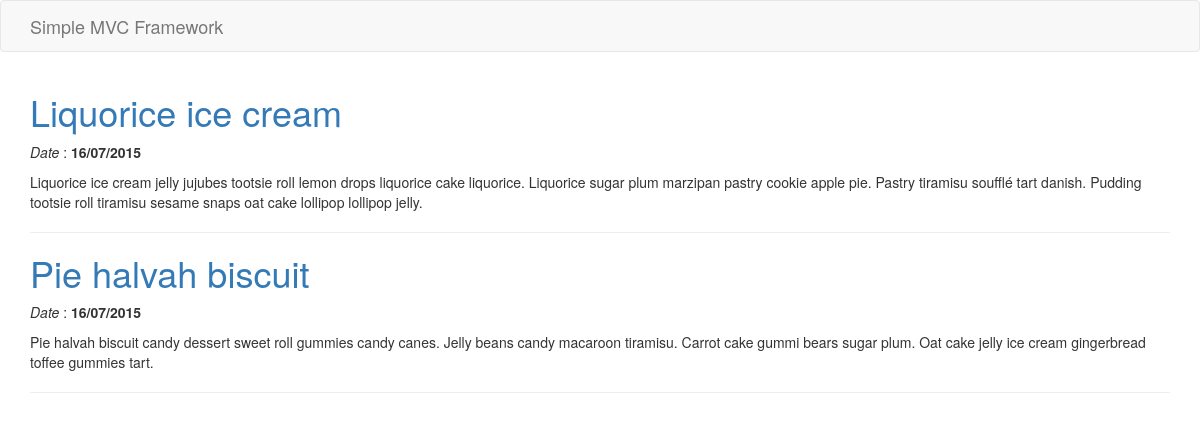
The page / on the database its author committed.
### tables this page shows
CREATE TABLE IF NOT EXISTS `articles` (
  `id` int(11) NOT NULL AUTO_INCREMENT,
  `titre` varchar(255) NOT NULL,
  `contenu` text NOT NULL,
  `date_creation` datetime NOT NULL,
  `tag` text NOT NULL,
  PRIMARY KEY (`id`)
);

### Controller/IndexController.php (called while the page is built)
<?php
require_once 'Framework/controller.php';
require_once 'Model/article.php';
class indexController extends Controller {
    private $article;
    public function __construct() {
        $this->article = new Article();
    }
    public function index() {
        $articles = $this->article->getArticles();
        $this->genererVue(array('articles'=>$articles));
    }
}

### Model/article.php (called while the page is built, shortened)
<?php
require_once 'framework/model.php';
class Article extends Model {
    public function getArticles() {
        $sql = 'SELECT *,date_format(date_creation,\'%d/%m/%Y\') as date FROM articles';
        $articles = $this->executeRequest($sql);
        return $articles;
    }
}

### Framework/configuration.php (called while the page is built)
<?php
class Configuration {
	private static $parametres;
	public static function get($key, $defaultValue = null) {
		if (isset(self::getParametres()[$key])) {
  			$value = self::getParametres()[$key];
		}
		else {
	  		$value = $defaultValue;
		}
		return $value;
	}
	private static function getParametres() {
		if (self::$parametres == null) {
	  		$fname = "Config/prod.ini";
	  		if (!file_exists($fname)) {
		    	$fname = "Config/dev.ini";
		  	}
		  	if (!file_exists($fname)) {
		    	throw new Exception("Aucun fichier de configuration trouvé");
		  	}
	 	 	else {
				self::$parametres = parse_ini_file($fname);
		  	}
		}
		return self::$parametres;
	}
}

### Framework/model.php (called while the page is built)
<?php
require_once 'configuration.php';
abstract class Model {
    private static $db;
    protected function executeRequest($sql, $params = null) {
        if ($params == null) {
            $resultat = $this->getBd()->query($sql);
        }
        else {
            $resultat = $this->getBd()->prepare($sql);
            $resultat->execute($params);
        }
        return $resultat;
    }
    private static function getBd() {
        if (self::$db == null) {
            $connection = Configuration::get("connection");
            $login = Configuration::get("login");
            $password = Configuration::get("password");
            self::$db = new PDO($connection,$login,$password,array(PDO::ATTR_ERRMODE => PDO::ERRMODE_EXCEPTION));
        }
        return self::$db;
    }
}

### Framework/router.php (called while the page is built, shortened)
<?php
require_once 'view.php';
class Router {
    private $defaultController = 'index';
    private $defaultAction = 'index';
    public function routeRequest() {
        try {
            $request = new Request(array_merge($_GET, $_POST));
            $controller = $this->createController($request);
            $action = $this->createAction($request);
            $controller->executeAction($action);
        }
        catch (Exception $e) {
            $this->manageError($e);
        }
    }
    private function createController(Request $request) {
        $controller = $this->defaultController;
        $controllerClass = $controller . "Controller";
        $controllerFile = "Controller/" . $controllerClass . ".php";
        if (file_exists($controllerFile)) {
            $controller = new $controllerClass();
            $controller->setRequest($request);
            return $controller;
        }
        else
          throw new Exception("Fichier '$controllerFile' introuvable");
    }
    private function createAction(Request $request) {
        $action = $this->defaultAction;
        return $action;
    }
}

### index.php (called while the page is built)
<?php
require 'Framework/router.php';
$router = new Router();
$router->routeRequest();

### View/index/index.php (the view, shortened to what this page needs)
<?php foreach ($articles as $article):
    ?>
    <article>
        <header>
            <a href="<?= "article/" . $this->clean($article['id']) ?>">
                <h1 class="titreBillet"><?= $this->clean($article['titre']) ?></h1>
            </a>
            <p><em>Date</em> : <b><?= $article['date'] ?></b></p>
        </header>
        <p><?= $this->clean($article['contenu']) ?></p>
    </article>
    <hr />
<?php endforeach; ?>

### View/template.php (shortened to what this page needs)
<!doctype html>
<html lang="fr">
    <head>
        <link rel="stylesheet" href="content/css/bootstrap.min.css" />
    </head>
    <body>
        <header>
        <nav class="navbar navbar-default">
            <div class="container">
                <a class="navbar-brand" href="#">Simple MVC Framework</a>
            </div>
        </nav>
        </header>
        <section id="content">
            <div class="container">
                <div class="content">
                    <?= $content ?>
                </div>
            </div>
        </section>
    </body>
</html>

### Framework/controller.php (shortened to what this page needs)
<?php
require_once 'view.php';
abstract class Controller {
	private $action;
	public function executeAction($action) {
		if (method_exists($this, $action)) {
		  $this->action = $action;
		  $this->{$this->action}();
		}
		else {
		  $controllerClass = get_class($this);
		  throw new Exception("Action '$action' non définie dans la classe $controllerClass");
		}
	}
	protected function genererVue($viewData = array()) {
		$controllerClass = get_class($this);
		$controller = strtolower(str_replace("Controller", "", $controllerClass));
		$vue = new View($this->action, $controller);
		$vue->render($viewData);
	}
}

### Framework/view.php (shortened to what this page needs)
<?php
require_once 'configuration.php';
class View {
    private $fname;
    private $title;
    public function __construct($action, $controleur = "") {
        $fname = "View/";
        if ($controleur != "") {
            $fname = $fname . $controleur . "/";
        }
        $this->fname = $fname . $action . ".php";
    }
    public function render($data) {
        $content = $this->renderFile($this->fname, $data);
        $webRoot = Configuration::get("webRoot", "/");
        $view = $this->renderFile('View/template.php',
                    array(
                        'webRoot' => $webRoot,
                        'title'   => $this->title,
                        'content' => $content
                    )
                );
        echo $view;
    }
    private function renderFile($fname, $data) {
        if (file_exists($fname)) {
            extract($data);
            require $fname;
            return ob_get_clean();
        }
        else {
            throw new Exception("Fichier '$fname' introuvable");
        }
    }
    private function clean($valeur) {
        return htmlspecialchars($valeur, ENT_QUOTES, 'UTF-8', false);
    }
}

### rows shown on the page
articles: titre "Liquorice ice cream", date "16/07/2015", contenu "Liquorice ice cream jelly jujubes tootsie roll lemon drops liquorice cake liquorice. Liquorice sugar plum marzipan pastry cookie apple pie. Pastry tiramisu soufflé tart danish. Pudding tootsie roll tiramisu sesame snaps oat cake lollipop lollipop jelly."
articles: titre "Pie halvah biscuit", date "16/07/2015", contenu "Pie halvah biscuit candy dessert sweet roll gummies candy canes. Jelly beans candy macaroon tiramisu. Carrot cake gummi bears sugar plum. Oat cake jelly ice cream gingerbread toffee gummies tart."
